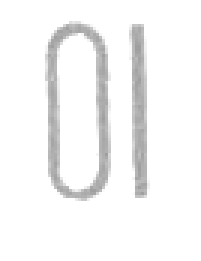
#> input picture final_project/data/reference_images/bright/10_2_bright.png, 67 x 87 px (shown 3 times larger); its folder holds only this picture in this run
$ jupyter execute --allow-errors KNN_Classifier.ipynb   (shell and % lines are left out)
#> lines starting #> are read from the running program, lines starting #| are printed output that depends on the picture; after the words box and inside, x2 and y2 are one past the last pixel; in counts of white or black regions, pixels touching at a corner belong together
#> further down, image is the input picture: shape (87, 67); min 159, max 255, mean 245.2
### final_project/fourier_descriptors.py
import numpy as np
import matplotlib.pyplot as plt
import cv2
from helpers import *


DIRECTIONS = [(0,-1),(1,0),(0,1),(-1,0),(-1,-1),(1,-1),(1,1),(-1,1)]

def plot_im(image,cmap="gray"):
    fig,ax= plt.subplots(figsize=(16,9))
    ax.imshow(image,cmap=cmap)

def has_neighbours(im,pt):
    return im[pt[0]-1:pt[0]+2,pt[1]-1:pt[1]+2].sum() > 1

# [39 lines left out: functions get_new_pt, get_next_pt, order_contour, get_fourier_descriptors_alt, not called in this run]


def extract_features(image,n=2):
#> called with n = 5
    ret, thresholded_im = cv2.threshold(image,0,255,cv2.THRESH_BINARY+cv2.THRESH_OTSU)
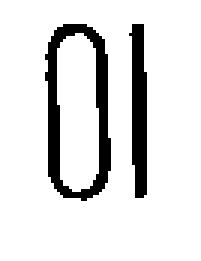
#> thresholded_im: shape (87, 67) (shown 3 times larger); 87.5% white; 2 black regions, box (x1, y1, x2, y2) and area: (15, 8, 37, 67) 468, (43, 8, 49, 66) 263
#> ret = 216
    thresholded_im[thresholded_im == 0] = 1
    thresholded_im[thresholded_im == 255] = 0
    thresholded_im = median_filter(thresholded_im)
    contour_points,_ = cv2.findContours(thresholded_im, cv2.RETR_CCOMP, cv2.CHAIN_APPROX_NONE)
    mask = np.zeros(image.shape,np.uint8)
    for i in contour_points:
        for j in i:
            mask[j[0][1],j[0][0]] = 1
    contour = order_contour(mask)
    descriptors = get_fourier_descriptors_alt(contour,n=n)
    return descriptors

### final_project/KNN_Classifier.ipynb
# KNN Classifier

[cell 1]
from sklearn.neighbors import KNeighborsClassifier
import numpy as np
import matplotlib.pyplot as plt
from pathlib import Path
import glob
import cv2
from fourier_descriptors import *

### Dataset Creation

[cell 2]
input_folder = "data/reference_images/"
label_dict = {"a":1,"2":2,"3":3,"4":4,"5":5,"6":6,"7":7,
             "8":8,"9":9,"10":10,"j":11,"q":12,"k":13}

[cell 3]
labels = []
features = []
#> (the rest of this cell did not finish here and is left out)

[cell 4]
features = np.asarray(features)
labels = np.asarray(labels)

[cell 5]
labels

#> (a cell that did not finish here is left out)

### Model Creation

[cell 7]
knn = KNeighborsClassifier(n_neighbors=3,metric="euclidean")

#> (a cell that did not finish here is left out)

#> (a cell that did not finish here is left out)

### Model Inference

[cell 10]
test_image = cv2.imread("data/symbols/test_framed.png",cv2.IMREAD_GRAYSCALE)
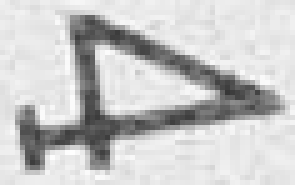
#> input picture final_project/data/symbols/test_framed.png, 59 x 37 px (shown 5 times larger)
#> test_image is the input picture: shape (37, 59); min 55, max 254, mean 199.7
#> (the rest of this cell did not finish here and is left out)

#> in extract_features (call 2), `ret, thresholded_im = cv2.threshold(image,0,255,cv2.THRESH_BINARY+cv2...`: thresholded_im: shape (37, 59); 75.9% white; 1 black region, box (x1, y1, x2, y2) and area: (3, 3, 57, 34) 526
#> in extract_features (call 2), `thresholded_im[thresholded_im == 255] = 0`: thresholded_im: shape (37, 59); values 0 (black) and 1 (white), 24.1% white; 1 white region, box (x1, y1, x2, y2) and area: (3, 3, 57, 34) 526
knn.predict_proba(np.asarray(test_descriptors.reshape((1,5))))

---

[cell 11]
test_image = cv2.imread("data/symbols/10_1.jpg",cv2.IMREAD_GRAYSCALE)
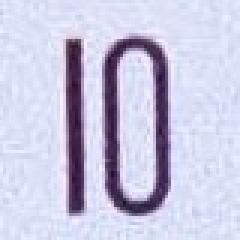
#> input picture final_project/data/symbols/10_1.jpg, 80 x 80 px (shown 3 times larger)
#> test_image: shape (80, 80); min 20, max 250, mean 202.3
#> (the rest of this cell did not finish here and is left out)

#> call 3 of extract_features, with n = 5
#> in extract_features (call 3), `ret, thresholded_im = cv2.threshold(image,0,255,cv2.THRESH_BINARY+cv2...`:
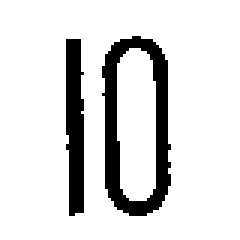
#> thresholded_im: shape (80, 80) (shown 3 times larger); 86.2% white; 2 black regions, box (x1, y1, x2, y2) and area: (34, 12, 57, 72) 575, (22, 13, 28, 72) 306
#> in extract_features (call 3), `ret, thresholded_im = cv2.threshold(image,0,255,cv2.THRESH_BINARY+cv2...`: ret = 145
knn.predict_proba(np.asarray(test_descriptors.reshape((1,5))))

[cell 12]
test_image = cv2.imread("data/symbols/10_2.jpg",cv2.IMREAD_GRAYSCALE)
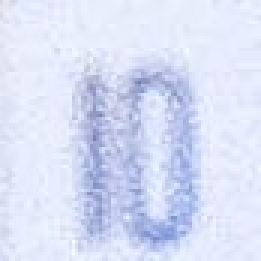
#> input picture final_project/data/symbols/10_2.jpg, 87 x 87 px (shown 3 times larger)
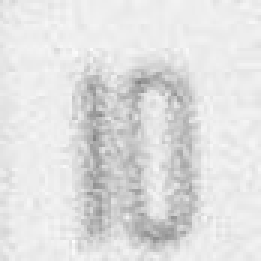
#> test_image: shape (87, 87) (shown 3 times larger); min 129, max 254, mean 223.9
#> (the rest of this cell did not finish here and is left out)

#> call 4 of extract_features, with n = 5
#> in extract_features (call 4), `ret, thresholded_im = cv2.threshold(image,0,255,cv2.THRESH_BINARY+cv2...`:
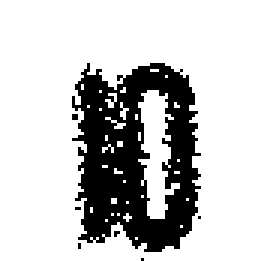
#> thresholded_im: shape (87, 87) (shown 3 times larger); 77.3% white; 7 black regions (6 under 20 px), largest, box (x1, y1, x2, y2) and area: (24, 21, 67, 84) 1706
#> in extract_features (call 4), `ret, thresholded_im = cv2.threshold(image,0,255,cv2.THRESH_BINARY+cv2...`: ret = 212
knn.predict_proba(np.asarray(test_descriptors.reshape((1,5))))

[cell 13]
test_image = cv2.imread("data/symbols/8_1.jpg",cv2.IMREAD_GRAYSCALE)
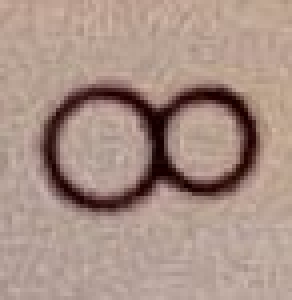
#> input picture final_project/data/symbols/8_1.jpg, 73 x 75 px (shown 4 times larger)
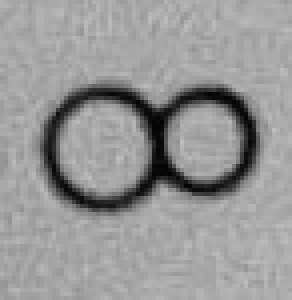
#> test_image: shape (75, 73) (shown 4 times larger); min 0, max 191, mean 151.3
#> (the rest of this cell did not finish here and is left out)

#> in extract_features (call 5), `ret, thresholded_im = cv2.threshold(image,0,255,cv2.THRESH_BINARY+cv2...`:
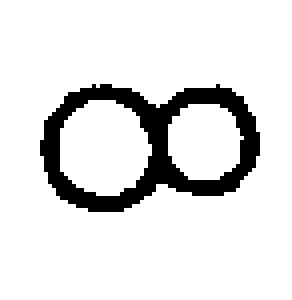
#> thresholded_im: shape (75, 73) (shown 4 times larger); 88.3% white; 1 black region, box (x1, y1, x2, y2) and area: (10, 21, 65, 53) 640
#> in extract_features (call 5), `ret, thresholded_im = cv2.threshold(image,0,255,cv2.THRESH_BINARY+cv2...`: ret = 106
knn.predict_proba(np.asarray(test_descriptors.reshape((1,5))))
